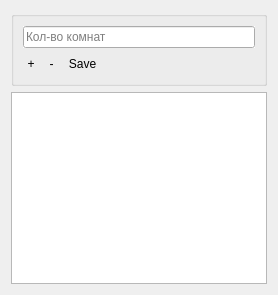
         <widget class="QWidget" name="tab_2">
          <attribute name="icon">
           <iconset resource="src.qrc">
            <normaloff>:/icon/bed.png</normaloff>:/icon/bed.png</iconset>
          </attribute>
          <attribute name="title">
           <string>Типы комнат</string>
          </attribute>
          <layout class="QVBoxLayout" name="verticalLayout_8">
           <item>
            <widget class="QGroupBox" name="groupBox_2">
             <property name="title">
              <string/>
             </property>
             <layout class="QVBoxLayout" name="verticalLayout_4">
              <item>
               <layout class="QHBoxLayout" name="horizontalLayout_4">
                <item>
                 <widget class="QLineEdit" name="bedsEdit">
                  <property name="autoFillBackground">
                   <bool>true</bool>
                  </property>
                  <property name="placeholderText">
                   <string>Кол-во комнат</string>
                  </property>
                 </widget>
                </item>
               </layout>
              </item>
              <item>
               <layout class="QHBoxLayout" name="horizontalLayout_5">
                <item>
                 <layout class="QHBoxLayout" name="horizontalLayout_6">
                  <item>
                   <widget class="QToolButton" name="beds_addButton">
                    <property name="sizePolicy">
                     <sizepolicy hsizetype="Maximum" vsizetype="Maximum">
                      <horstretch>0</horstretch>
                      <verstretch>0</verstretch>
                     </sizepolicy>
                    </property>
                    <property name="minimumSize">
                     <size>
                      <width>0</width>
                      <height>0</height>
                     </size>
                    </property>
                    <property name="toolTip">
                     <string>&lt;html&gt;&lt;head/&gt;&lt;body&gt;&lt;p&gt;&lt;span style=&quot; font-weight:600;&quot;&gt;Добавить&lt;/span&gt;&lt;/p&gt;&lt;/body&gt;&lt;/html&gt;</string>
                    </property>
                    <property name="styleSheet">
                     <string notr="true">border-radius: 10px;</string>
                    </property>
                    <property name="text">
                     <string>+</string>
                    </property>
                    <property name="icon">
                     <iconset resource="src.qrc">
                      <normaloff>:/icon/Martz90-Circle-Addon1-Text-plus.ico</normaloff>:/icon/Martz90-Circle-Addon1-Text-plus.ico</iconset>
                    </property>
                    <property name="iconSize">
                     <size>
                      <width>20</width>
                      <height>25</height>
                     </size>
                    </property>
                    <property name="checkable">
                     <bool>false</bool>
                    </property>
                    <property name="popupMode">
                     <enum>QToolButton::InstantPopup</enum>
                    </property>
                   </widget>
                  </item>
                  <item>
                   <widget class="QToolButton" name="beds_delButton">
                    <property name="minimumSize">
                     <size>
                      <width>0</width>
                      <height>0</height>
                     </size>
                    </property>
                    <property name="toolTip">
                     <string>&lt;html&gt;&lt;head/&gt;&lt;body&gt;&lt;p&gt;&lt;span style=&quot; font-weight:600;&quot;&gt;Удалить&lt;/span&gt;&lt;/p&gt;&lt;/body&gt;&lt;/html&gt;</string>
                    </property>
                    <property name="styleSheet">
                     <string notr="true">border-radius: 10px;</string>
                    </property>
                    <property name="text">
                     <string>-</string>
                    </property>
                    <property name="icon">
                     <iconset resource="src.qrc">
                      <normaloff>:/icon/minus-flat.png</normaloff>:/icon/minus-flat.png</iconset>
                    </property>
                    <property name="iconSize">
                     <size>
                      <width>20</width>
                      <height>25</height>
                     </size>
                    </property>
                    <property name="popupMode">
                     <enum>QToolButton::InstantPopup</enum>
                    </property>
                    <property name="toolButtonStyle">
                     <enum>Qt::ToolButtonIconOnly</enum>
                    </property>
                    <property name="autoRaise">
                     <bool>true</bool>
                    </property>
                    <property name="arrowType">
                     <enum>Qt::NoArrow</enum>
                    </property>
                   </widget>
                  </item>
                  <item>
                   <widget class="QToolButton" name="beds_saveButton">
                    <property name="toolTip">
                     <string>&lt;html&gt;&lt;head/&gt;&lt;body&gt;&lt;p&gt;&lt;span style=&quot; font-weight:600;&quot;&gt;Записать изменения&lt;/span&gt;&lt;/p&gt;&lt;/body&gt;&lt;/html&gt;</string>
                    </property>
                    <property name="styleSheet">
                     <string notr="true">border-radius: 10px;</string>
                    </property>
                    <property name="text">
                     <string>Save</string>
                    </property>
                    <property name="icon">
                     <iconset resource="src.qrc">
                      <normaloff>:/icon/save.png</normaloff>:/icon/save.png</iconset>
                    </property>
                    <property name="iconSize">
                     <size>
                      <width>25</width>
                      <height>25</height>
                     </size>
                    </property>
                   </widget>
                  </item>
                 </layout>
                </item>
                <item>
                 <spacer name="horizontalSpacer_2">
                  <property name="orientation">
                   <enum>Qt::Horizontal</enum>
                  </property>
                  <property name="sizeHint" stdset="0">
                   <size>
                    <width>40</width>
                    <height>20</height>
                   </size>
                  </property>
                 </spacer>
                </item>
               </layout>
              </item>
             </layout>
            </widget>
           </item>
           <item>
            <layout class="QVBoxLayout" name="verticalLayout_7">
             <item>
              <widget class="QTableView" name="bedsView">
               <property name="alternatingRowColors">
                <bool>true</bool>
               </property>
               <property name="sortingEnabled">
                <bool>true</bool>
               </property>
              </widget>
             </item>
            </layout>
           </item>
          </layout>
         </widget>
